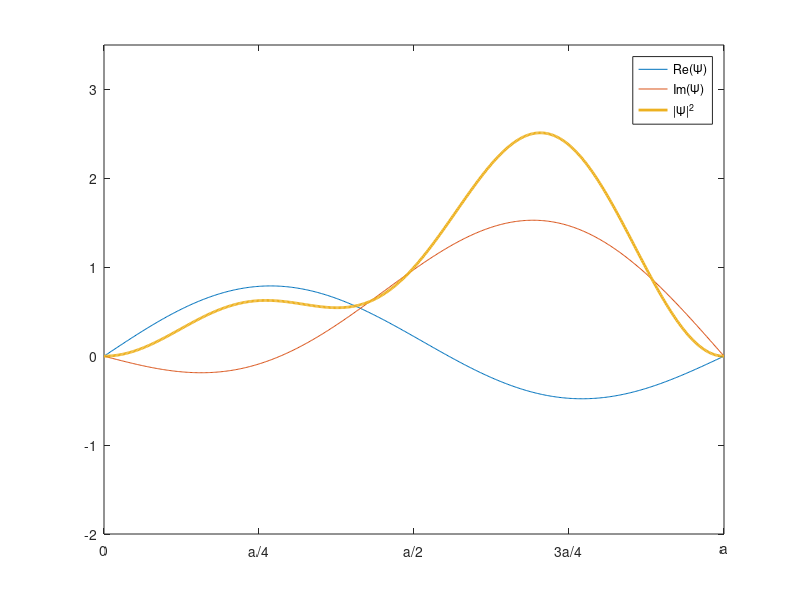

This figure's MATLAB source: (Note: this script raises an error after producing the figure.)
% SCRIPT TO SIMULATE THE TIME EVOLUTION OF WAVEFUNCTION
% OF A PARTICLE IN AN INFINITE SQUARE WELL POTENTIAL

clearvars
close all

% constants
m = 1; % masa del electrón (9.1e-31 kg)
a = 1; % ancho del pozo (1e-9 m);
A = sqrt(2/a); % constante de normalización de psi
hbar = 1; % constante de Planck (6.626e-34 J s);

% positions
x = linspace(0,a,500);

% stationary states of infinite square well
psi1 = A*sin(pi/a*x);
psi2 = A*sin(2*pi/a*x);
% and so on... add all you want in the form psin = A*sin(n*pi/a*x)

% energy eigenvalues of stationary states
E1 = 1^2*pi^2*hbar^2/2/m/a^2;
E2 = 2^2*pi^2*hbar^2/2/m/a^2;
% and so on... add all you want in the form En = n^2pi^2*hbar^2/2/m/a^2

% coefficients of the expansion for the initial wavefunction, Psi(x,0) = sum c_i psi_i
c1 = 1/sqrt(2);
c2 = sqrt(1 - c1^2);
% add all you want but keeping in mind normalization, i.e. that sum |c_i|^2 = 1

% initial state, Psi(x,0)
psi0 = c1*psi1.*exp(-1i*E1/hbar)+c2*psi2.*exp(-1i*E2/hbar);

% plot of initial state
figure,
h1 = plot(x,real(psi0));                        % real part plot
hold on
h2 = plot(x,imag(psi0));                        % imaginary part plot
h3 = plot(x,conj(psi0).*psi0,'LineWidth',2);    % square modulus plot
xlim([0 a])                                     % range for x axis
xticks([0 a/4 a/2 3*a/4 a])                     % add some ticks for x axis
xticklabels({'0','a/4','a/2','3a/4','a'})       % add some labels for x axis
ylim([-2 3.5])                                  % range for y axis
legend('Re(\Psi)','Im(\Psi)','|\Psi|^2')        % add legend
yticks('auto')                                  % add auto ticks for y axis
% ylabel('Re(Psi), Im(Psi), |Psi|^2')             % add some labels for y axis

tfin = 10; % simulation time
dt = 0.01; % timestep

for t = 0:dt:tfin
    % Psi(x,t) state
    psi = c1*psi1.*exp(-1i*E1*t/hbar)+c2*psi2.*exp(-1i*t*E2/hbar);
    h1.YData = real(psi);       % update real part plot
    h2.YData = imag(psi);       % update imaginary part plot
    h3.YData = conj(psi).*psi;  % update squared modulus plot
    
    refreshdata                 % refresh plots
    drawnow                     % draw and show
    pause(0.01)                 % pause for visualization
end
